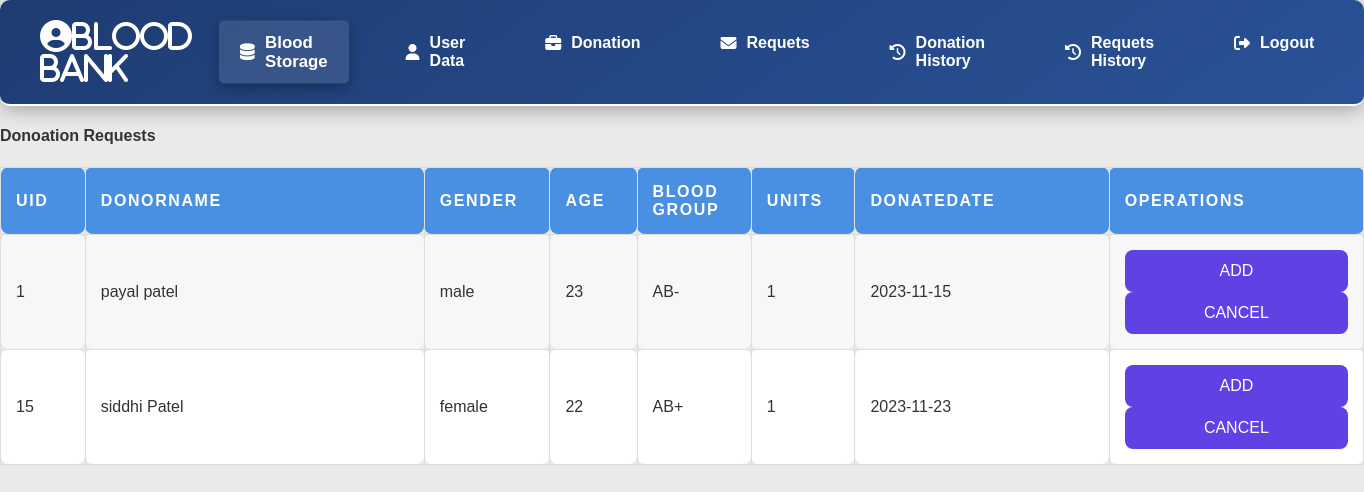
Screenshot of /admin/donation.php (signed in) with the database file from the repository.
### tables this page shows
CREATE TABLE donation (
  id int(15) NOT NULL,
  donorname varchar(50) NOT NULL,
  Gender varchar(10) NOT NULL,
  age int(5) NOT NULL,
  BloodGroup varchar(10) NOT NULL,
  unit int(11) NOT NULL DEFAULT 1,
  DonationDate date NOT NULL
);

### admin/donation.php (the view, shortened to what this page needs)
<!DOCTYPE html>
<html lang="en">
<!DOCTYPE html>
<html lang="en">
<head>
</head>
<body>
    <?php
        include("connection.php");
         $query ="SELECT * FROM `donation`";
         $data = mysqli_query($conn,$query);
         $total = mysqli_num_rows($data);
         if($total > 0)
         {
            ?>
                <h4> Donoation Requests </h4>
                <center>
                  <table width="80%" cellspacing="3" id="t01">
                       <tr>
                       <th width="5%">Uid</th>
                       <th width="20%">DonorName</th>
                       <th  width="5%">Gender</th>
                       <th  width="5%">Age</th>
                       <th  width="5%">Blood Group</th>
                       <th width="5%">Units</th>
                       <th width="15%">DonateDate</th>
                       <th width="15%">Operations</th>
                       </tr>
        <?php
            while($res = mysqli_fetch_assoc($data))
            {
                echo"<tr>
                        <td>".$res['id']."</td>
                        <td>".$res['donorname']."</td>
                        <td>".$res['Gender']."</td>
                        <td>".$res['age']."</td>
                        <td>".$res['BloodGroup']."</td>
                        <td>".$res['unit']."</td>
                        <td>".$res['DonationDate']."</td>
                        <td><a href='add.php?id=$res[id]'><button class='up' onclick='return checkupdate()'>ADD</button></a>
                        <a href='cancel.php?id=$res[id]'><button class='del' onclick='return checkdelete()'>CANCEL</button></a></td>
                    </tr>";
            }
          }
            else{
                echo"<center><h2> zero records Found</h2></center>";
            }
         ?>
       </table>
      </center>
</body>
</html>

### css/admin.css (style rules this page uses)
body { font-family: 'Arial', sans-serif; margin: 0; padding: 0; background-color: #eaeaea; color: #333; }
nav { display: flex; justify-content: space-between; align-items: center; background: linear-gradient(145deg, #1e3c72, #2a5298); padding: 20px 40px; box-shadow: 0 4px 20px rgba(0, 0, 0, 0.3); position: sticky; top: 0; z-index: 1000; border-bottom: 2px solid #ffffff; border-radius: 10px; }
nav .logo { font-size: 28px; color: #fff; font-weight: 700; display: flex; align-items: center; }
nav .logo i { margin-right: 10px; font-size: 32px; }
ul { display: flex; list-style: none; margin: 0; padding: 0; flex-grow: 1; }
button { padding: 12px; width: 100%; font-size: 16px; border: none; cursor: pointer; background-color: #5f41e4; color: #fff; border-radius: 8px; transition: all 0.3s ease; }
ul li { margin: 0 20px; }
ul li a { color: #fff; font-size: 16px; font-weight: 600; text-decoration: none; padding: 12px 20px; border-radius: 5px; display: flex; align-items: center; transition: background-color 0.3s ease, transform 0.3s ease, box-shadow 0.3s ease; }
ul li a i { margin-right: 10px; }
ul li a:hover, .active { background-color: rgba(255, 255, 255, 0.1); transform: scale(1.05); box-shadow: 0 4px 12px rgba(0, 0, 0, 0.3); }
table { width: 100%; border-collapse: collapse; margin-top: 20px; }
table th, table td { padding: 15px; text-align: left; border-bottom: 2px solid #ddd; font-size: 16px; }
table th { background-color: #4a90e2; color: white; font-weight: bold; text-transform: uppercase; letter-spacing: 0.1em; }
table td { background-color: #fff; color: #333; }
table tr:nth-child(even) td { background-color: #f7f7f7; }
table tr:nth-child(odd) td { background-color: #fff; }
table, table th, table td { border: 1px solid #ddd; border-radius: 8px; }

### rows the page displays
donation: id "1", donorname "payal patel", Gender "male", age "23", BloodGroup "AB-", unit "1", DonationDate "2023-11-15"
donation: id "15", donorname "siddhi Patel", Gender "female", age "22", BloodGroup "AB+", unit "1", DonationDate "2023-11-23"
